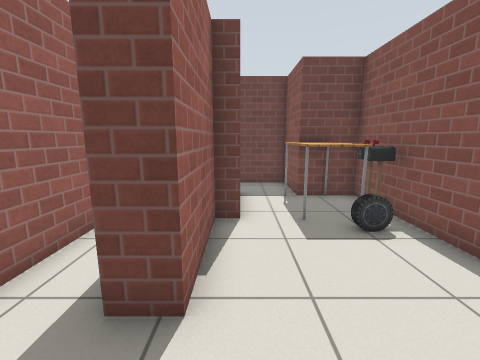
View 1 (above)

15 first-person views from a walk through a Gazebo world. The camera is 1.1 m above the floor, tilts 10° down and sees 90° across. The floor is counted in squares, 0.5 m on a side. Each view is taken from the middle of a square. On the plan, view 1 faces up. The plan holds only what a view shows up to about 16 squares ahead; the rest is blank. Robots are left out. Gazebo's built-in surfaces are drawn with simple patterns.

View 2
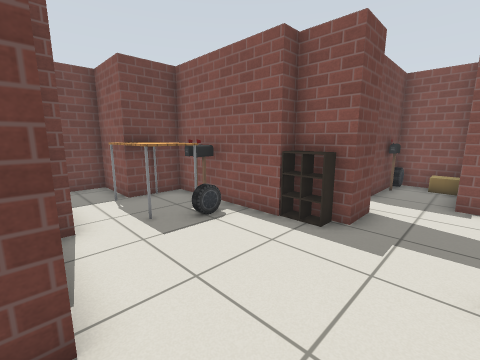

View 3
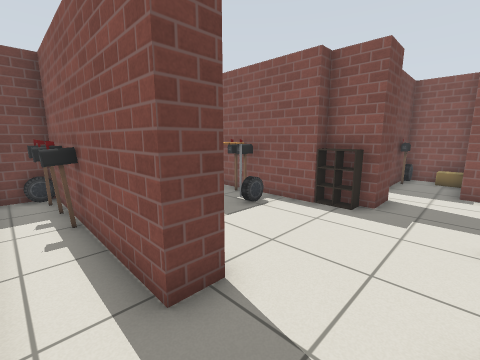

View 4
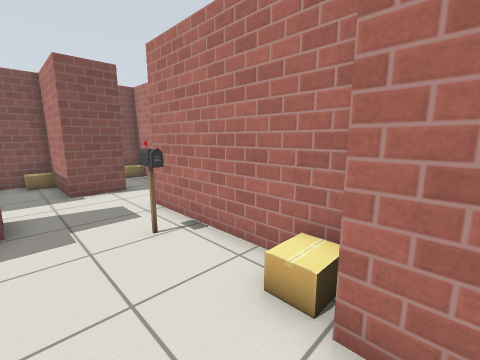

View 5
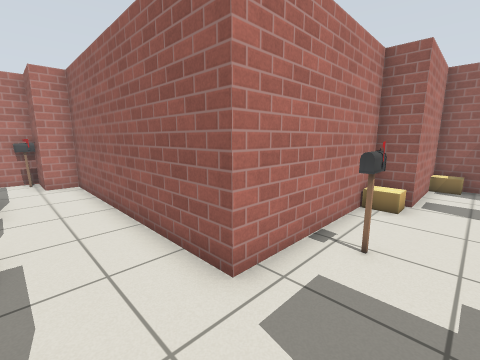

View 6
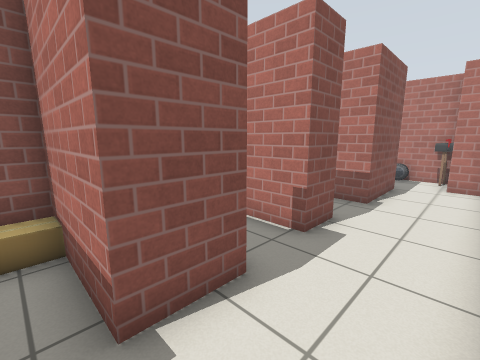

View 7
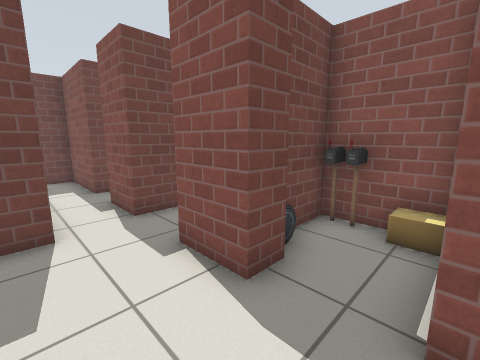

View 8
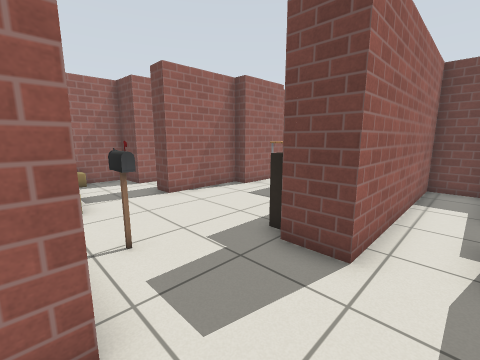

View 9
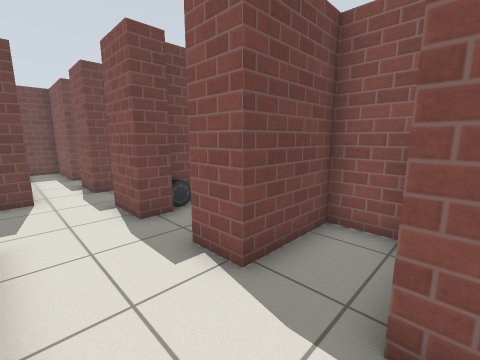

View 10
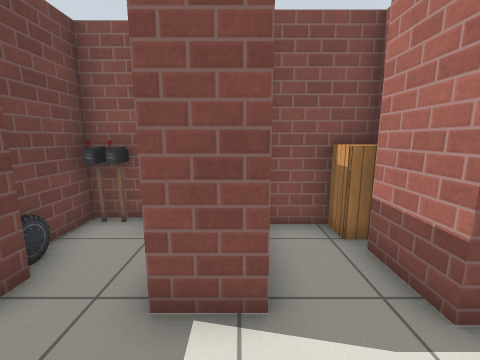

View 11
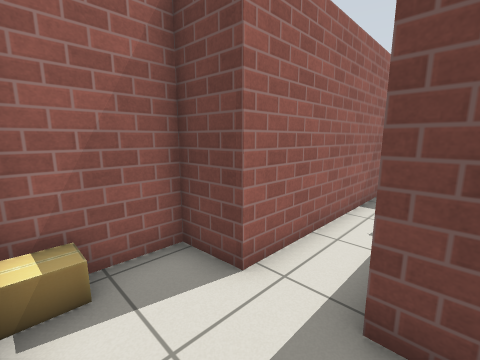

View 12
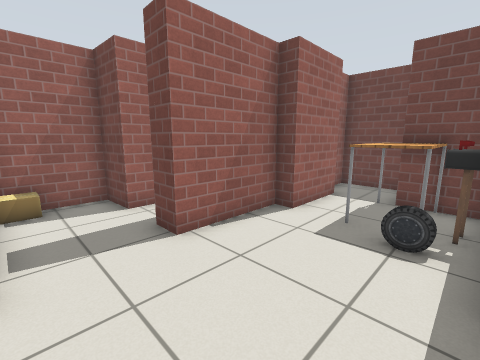

View 13
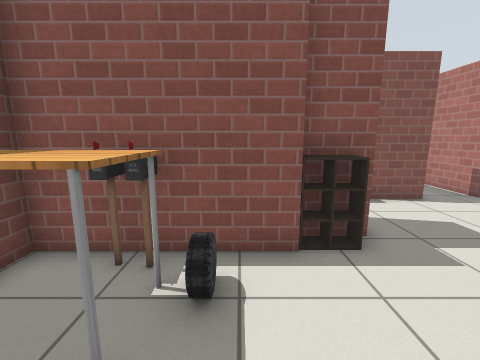

View 14
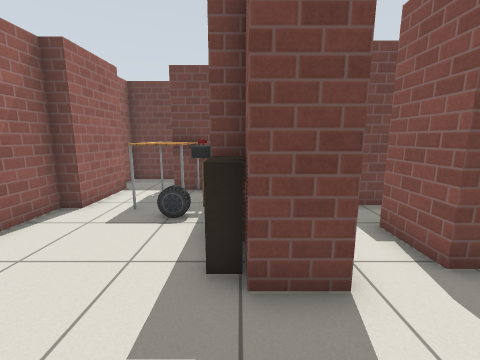

View 15
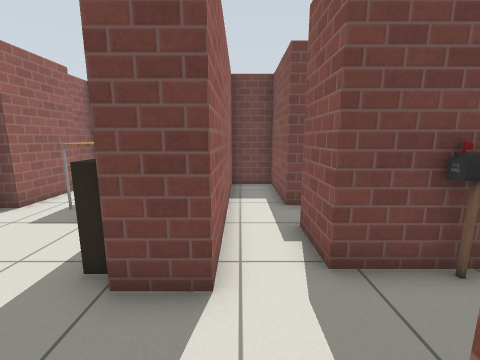

### Floor plan
Ten units are one square. View 1 is at (0, 0); x grows to the right and y downward. Boxes are objects, and circles mark ways between rooms. Rooms are numbered by the first view taken in them; rooms with no view inside come last. Other rooms are left out.
<svg viewBox="-60 -122 190 247">
<path fill="none" stroke="#000" d="M44 -26 44 -90 24 -90M51 -21 51 -38 44 -38M-11 4 -11 16 56 16M22 -94 22 -117 -7 -117 -7 -102M0 -94 0 -63 -7 -63 -7 -26M51 -32 44 -32M51 -26 44 -26M-7 -26 -17 -26 -17 -91M-44 4 -11 4M-36 -100 -36 -26 -53 -26 -53 -6M-25 -108 -33 -108M95 17 85 17 85 -3 122 -3 122 -26 85 -26 85 -47M56 16 56 36M87 39 124 39 124 10 104 10M66 -45 66 -21 51 -21M85 111 85 76 105 76M119 84 119 54 87 54 87 39M56 36 56 118 68 118"/>
<rect x="-5" y="5" width="10" height="10" fill="#bbb"><title>cardboard box</title></rect>
<rect x="15" y="-95" width="20" height="40" fill="#bbb"><title>table</title></rect>
<rect x="25" y="-5" width="10" height="10" fill="#bbb"><title>postbox</title></rect>
<rect x="25" y="-65" width="10" height="10" fill="#bbb"><title>car</title></rect>
<rect x="35" y="-75" width="10" height="10" fill="#bbb"><title>postbox</title></rect>
<rect x="-55" y="-5" width="10" height="10" fill="#bbb"><title>cardboard box</title></rect>
<rect x="-25" y="-75" width="10" height="10" fill="#bbb"><title>postbox</title></rect>
<rect x="-25" y="-95" width="10" height="10" fill="#bbb"><title>postbox</title></rect>
<rect x="-25" y="-105" width="10" height="10" fill="#bbb"><title>postbox</title></rect>
<rect x="-25" y="-115" width="10" height="10" fill="#bbb"><title>car</title></rect>
<rect x="95" y="5" width="10" height="10" fill="#bbb"><title>car</title></rect>
<rect x="95" y="-35" width="10" height="10" fill="#bbb"><title>postbox</title></rect>
<rect x="115" y="25" width="10" height="10" fill="#bbb"><title>cardboard box</title></rect>
<rect x="115" y="15" width="10" height="10" fill="#bbb"><title>postbox</title></rect>
<rect x="115" y="5" width="10" height="10" fill="#bbb"><title>postbox</title></rect>
<rect x="115" y="-15" width="10" height="10" fill="#bbb"><title>cardboard box</title></rect>
<rect x="105" y="75" width="10" height="10" fill="#bbb"><title>cabinet</title></rect>
<circle cx="-10" cy="-10" r="3" fill="#2a7"/>
<circle cx="50" cy="-5" r="3" fill="#2a7"/>
<circle cx="70" cy="45" r="3" fill="#2a7"/>
<text x="20" y="-40">1</text>
<text x="-30" y="-40">2</text>
<text x="80" y="0">3</text>
<text x="80" y="70">4</text>
</svg>
Room 1 opens to room 2. Room 1 opens to room 3. Room 3 opens to room 4.

Where each view was taken, in squares from view 1:
view 1: 0 up, 0 right, facing up
view 2: 0 up, 1 left, facing up-right
view 3: 0 up, 3 left, facing up-right
view 4: 2 up, 2 left, facing down-right
view 5: 1 up, 8 right, facing down-left
view 6: 1 up, 6 right, facing down-right
view 7: 4 down, 6 right, facing up-right
view 8: 2 down, 8 right, facing up-left
view 9: 8 down, 6 right, facing up-right
view 10: 5 down, 6 right, facing right
view 11: 0 up, 1 left, facing up-left
view 12: 0 up, 4 right, facing up-left
view 13: 5 up, 0 right, facing right
view 14: 1 down, 5 right, facing up
view 15: 1 down, 7 right, facing up
